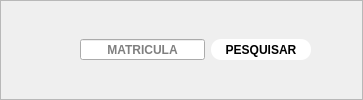
       <widget class="QFrame" name="frame">
        <property name="sizePolicy">
         <sizepolicy hsizetype="Ignored" vsizetype="Preferred">
          <horstretch>0</horstretch>
          <verstretch>0</verstretch>
         </sizepolicy>
        </property>
        <property name="maximumSize">
         <size>
          <width>1900</width>
          <height>100</height>
         </size>
        </property>
        <property name="styleSheet">
         <string notr="true">#frame{
		background-color: rgb(3, 142, 142);
}</string>
        </property>
        <property name="frameShape">
         <enum>QFrame::StyledPanel</enum>
        </property>
        <property name="frameShadow">
         <enum>QFrame::Raised</enum>
        </property>
        <layout class="QGridLayout" name="gridLayout_2">
         <item row="0" column="3">
          <widget class="QLineEdit" name="matricula">
           <property name="maximumSize">
            <size>
             <width>351</width>
             <height>21</height>
            </size>
           </property>
           <property name="font">
            <font>
             <weight>75</weight>
             <bold>true</bold>
            </font>
           </property>
           <property name="alignment">
            <set>Qt::AlignCenter</set>
           </property>
           <property name="placeholderText">
            <string>MATRICULA</string>
           </property>
          </widget>
         </item>
         <item row="0" column="4">
          <widget class="QPushButton" name="bt_pesquisar">
           <property name="minimumSize">
            <size>
             <width>100</width>
             <height>0</height>
            </size>
           </property>
           <property name="maximumSize">
            <size>
             <width>100</width>
             <height>23</height>
            </size>
           </property>
           <property name="font">
            <font>
             <family>MS Shell Dlg 2</family>
             <weight>75</weight>
             <bold>true</bold>
             <kerning>true</kerning>
            </font>
           </property>
           <property name="cursor">
            <cursorShape>PointingHandCursor</cursorShape>
           </property>
           <property name="styleSheet">
            <string notr="true">#bt_pesquisar{

	background-color:rgb(255, 255,255);
	color: rgb(0, 0, 0);
	border-radius: 10px
}
#bt_pesquisar:hover{

	
	
	background-color:#bf40bf;
	
	color: rgb(255, 255, 255);
	
}
</string>
           </property>
           <property name="text">
            <string>PESQUISAR</string>
           </property>
          </widget>
         </item>
         <item row="0" column="1">
          <spacer name="horizontalSpacer_10">
           <property name="orientation">
            <enum>Qt::Horizontal</enum>
           </property>
           <property name="sizeHint" stdset="0">
            <size>
             <width>40</width>
             <height>5</height>
            </size>
           </property>
          </spacer>
         </item>
         <item row="0" column="5">
          <spacer name="horizontalSpacer_9">
           <property name="orientation">
            <enum>Qt::Horizontal</enum>
           </property>
           <property name="sizeHint" stdset="0">
            <size>
             <width>40</width>
             <height>5</height>
            </size>
           </property>
          </spacer>
         </item>
         <item row="0" column="0">
          <widget class="QLabel" name="label_8">
           <property name="maximumSize">
            <size>
             <width>400</width>
             <height>70</height>
            </size>
           </property>
           <property name="text">
            <string/>
           </property>
           <property name="pixmap">
            <pixmap>../imagem/logomenor.png</pixmap>
           </property>
          </widget>
         </item>
         <item row="0" column="2">
          <widget class="QLabel" name="status_proprietario">
           <property name="font">
            <font>
             <family>Arial</family>
             <pointsize>11</pointsize>
             <weight>75</weight>
             <bold>true</bold>
            </font>
           </property>
           <property name="styleSheet">
            <string notr="true">#status_proprietario{
	color: rgb(255, 255, 255)
}</string>
           </property>
           <property name="text">
            <string/>
           </property>
          </widget>
         </item>
        </layout>
       </widget>
